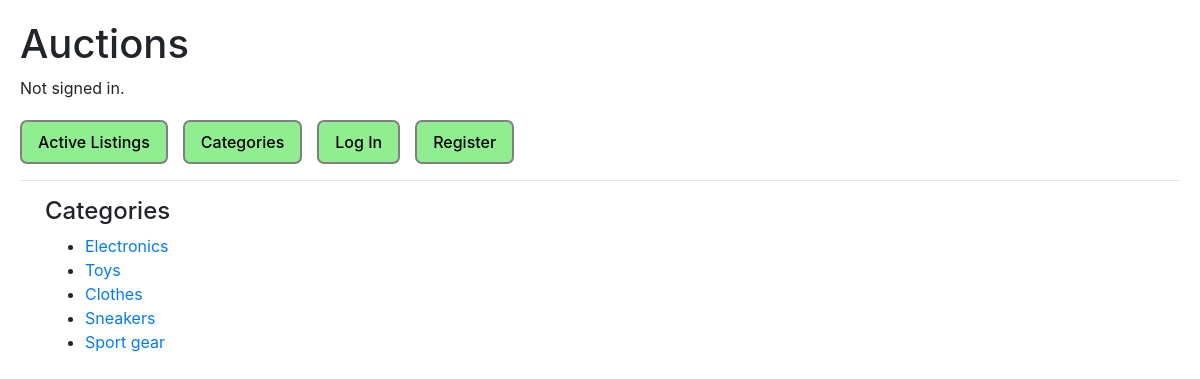
The page /categories on the database as committed earlier.
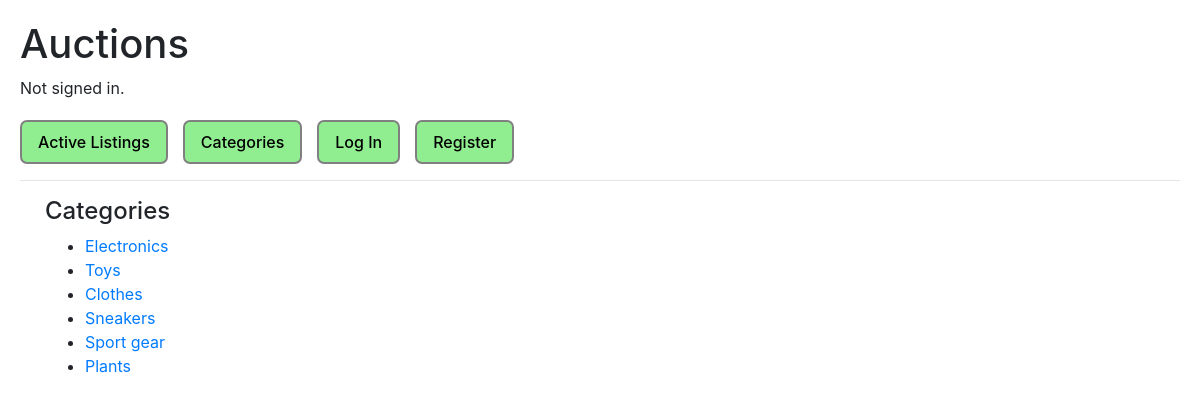
The same page on the database as committed later.
### auctions/models.py (models this page shows)
class Category(models.Model):
    category = models.CharField(max_length=64, unique=True)
    is_adult_only = models.BooleanField(default=True)
    def __str__(self):
        return self.category

### auctions/views.py (the view, shortened to what this page needs)
# urls.py: path("categories", views.categories, name="categories"),
def categories(request):
    return render(request, "auctions/categories.html", {
        "categories": Category.objects.all(),
        "form": CategoryForm(),
        "watchlist": get_watchlist(request.user),
    })

### auctions/utils.py (called while the page is built)
def get_watchlist(user):
    if user.is_authenticated:
        return [watchlist_item.auction for watchlist_item in Watchlist.objects.filter(user=user)]
    return []

### auctions/templates/auctions/categories.html (shortened to what this page needs)
{% extends "auctions/layout.html" %}
{% block body %}
    <div class="container">
      <div class="row">
        <div class="col-md-6">
            <h4>Categories</h4>
            <ul>
                {% for category in categories %}
                    <li>
                        <a href="categories/{{ category.id }}">{{ category }}</a>
                    </li>
                {% endfor %}
            </ul>
        </div>
        <div class="col-md-6">
        </div>
      </div>
    </div>
{% endblock %}

### auctions/templates/auctions/layout.html (shortened to what this page needs)
{% load static %}
<!DOCTYPE html>
<html lang="en">
    <head>
        <link rel="stylesheet" href="https://stackpath.bootstrapcdn.com/bootstrap/4.4.1/css/bootstrap.min.css">
        <link href="{% static 'auctions/styles.css' %}" rel="stylesheet">
    </head>
    <body>
        <h1>Auctions</h1>
        <div>
            {% if user.is_authenticated %}
                Signed in as <strong>{{ user.username }}</strong>.
            {% else %}
                Not signed in.
            {% endif %}
        </div>
        <ul class="nav">
            <li class="nav-item">
                <a class="nav-link" href="{% url 'index' %}">Active Listings</a>
            </li>
            <li class="nav-item">
                <a class="nav-link" href="{% url 'categories' %}">Categories</a>
            </li>
            {% if user.is_authenticated %}
                <li class="nav-item">
                    <a class="nav-link" href="{% url 'watchlist' %}">Watchlist ❤️({{ watchlist|length }})</a>
                </li>
                <li class="nav-item">
                    <a class="nav-link" href="{% url 'new_auction' %}">Create New Auction</a>
                </li>
                <li class="nav-item">
                    <a class="nav-link" href="{% url 'logout' %}">Log Out</a>
                </li>
            {% else %}
                <li class="nav-item">
                    <a class="nav-link" href="{% url 'login' %}">Log In</a>
                </li>
                <li class="nav-item">
                    <a class="nav-link" href="{% url 'register' %}">Register</a>
                </li>
            {% endif %}
        </ul>
        <hr>
        {% block body %}
        {% endblock %}
    </body>
</html>

### auctions/static/auctions/styles.css (style rules this page uses)
body { padding: 20px; }
.nav { margin-top: 20px; }
.nav-item { margin-right: 15px; border: 2px solid gray; border-radius: 7px; font-weight: 500; background-color: lightgreen; }
.nav-item a { color: black }

Rows that differ between the two databases and show on the page:
added Category: category "Plants"
